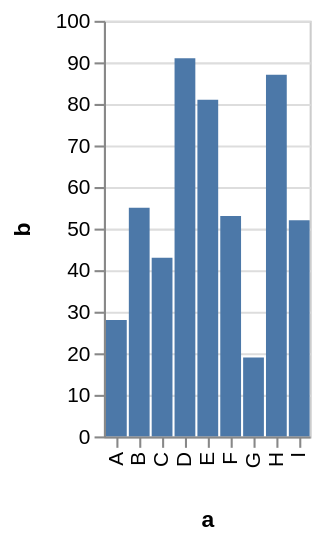

The specification (Vega-Lite) saved for this image:
### Vega specification from a JSON file in a GitHub repository (floating-point values rounded to 4 significant figures)
{"$schema": "https://vega.github.io/schema/vega/v3.0.json", "description": "A simple bar chart with embedded data.", "autosize": "pad", "padding": 5, "encode": {"update": {"stroke": {"value": "#ccc"}, "fill": {"value": "transparent"}}}, "data": [{"name": "source_0", "values": [{"a": "A", "b": 28}, {"a": "B", "b": 55}, {"a": "C", "b": 43}, {"a": "D", "b": 91}, {"a": "E", "b": 81}, {"a": "F", "b": 53}, {"a": "G", "b": 19}, {"a": "H", "b": 87}, {"a": "I", "b": 52}]}, {"name": "data_0", "source": "source_0", "transform": [{"type": "formula", "expr": "toNumber(datum[\"b\"])", "as": "b"}, {"type": "filter", "expr": "datum[\"b\"] !== null && !isNaN(datum[\"b\"])"}]}], "signals": [{"name": "x_step", "value": 11}, {"name": "width", "update": "bandspace(domain('x').length, 0.1, 0.05) * x_step"}, {"name": "height", "update": "200"}], "marks": [{"name": "marks", "type": "rect", "role": "bar", "from": {"data": "data_0"}, "encode": {"update": {"x": {"scale": "x", "field": "a"}, "width": {"scale": "x", "band": true}, "y": {"scale": "y", "field": "b"}, "y2": {"scale": "y", "value": 0}, "fill": {"value": "#4c78a8"}}}}], "scales": [{"name": "x", "type": "band", "range": {"step": {"signal": "x_step"}}, "round": true, "paddingInner": 0.1, "paddingOuter": 0.05, "domain": {"data": "data_0", "field": "a", "sort": true}}, {"name": "y", "type": "linear", "range": [{"signal": "height"}, 0], "round": true, "nice": true, "zero": true, "domain": {"data": "data_0", "field": "b"}}], "axes": [{"scale": "x", "orient": "bottom", "tickCount": 5, "title": "a", "zindex": 1, "encode": {"labels": {"update": {"angle": {"value": 270}, "align": {"value": "right"}, "baseline": {"value": "middle"}}}}}, {"scale": "y", "orient": "left", "title": "b", "zindex": 1}, {"scale": "y", "domain": false, "grid": true, "labels": false, "maxExtent": 0, "minExtent": 0, "orient": "left", "ticks": false, "zindex": 0, "gridScale": "x"}], "config": {"axis": {"minExtent": 30}}}
